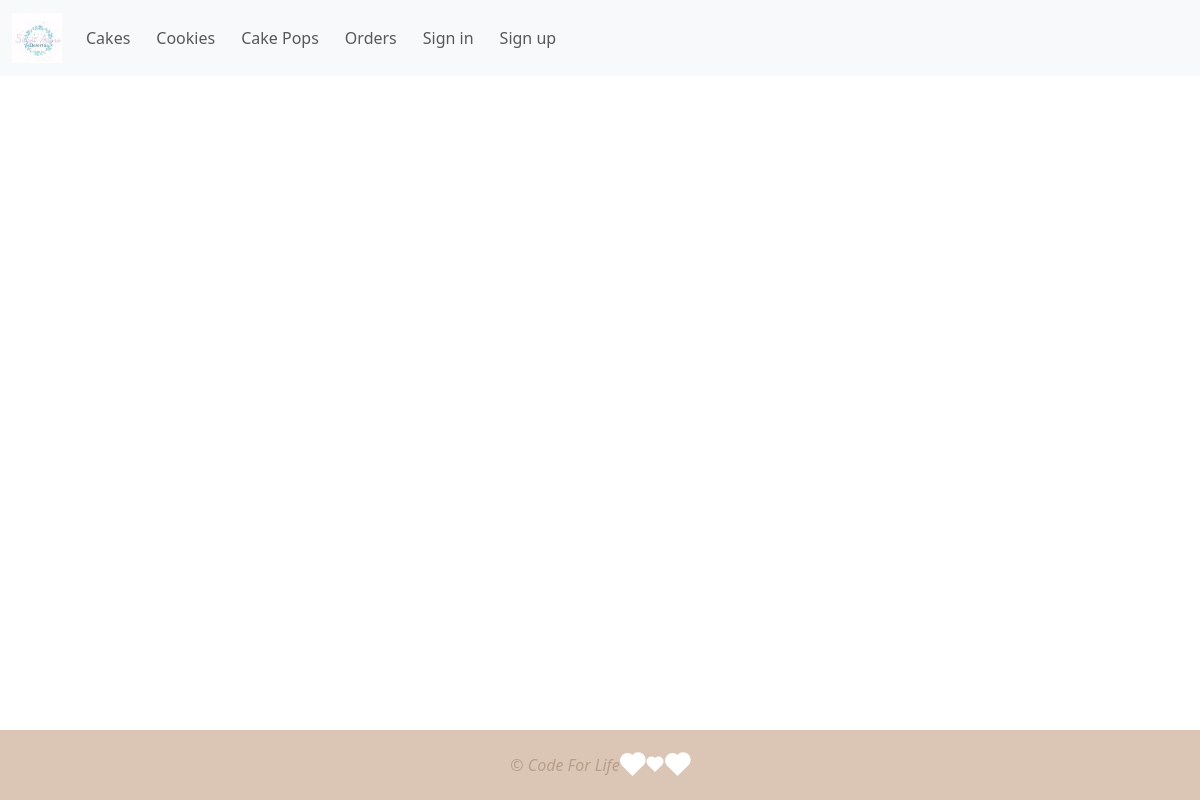
The page /cakes/3 on the database as committed earlier.
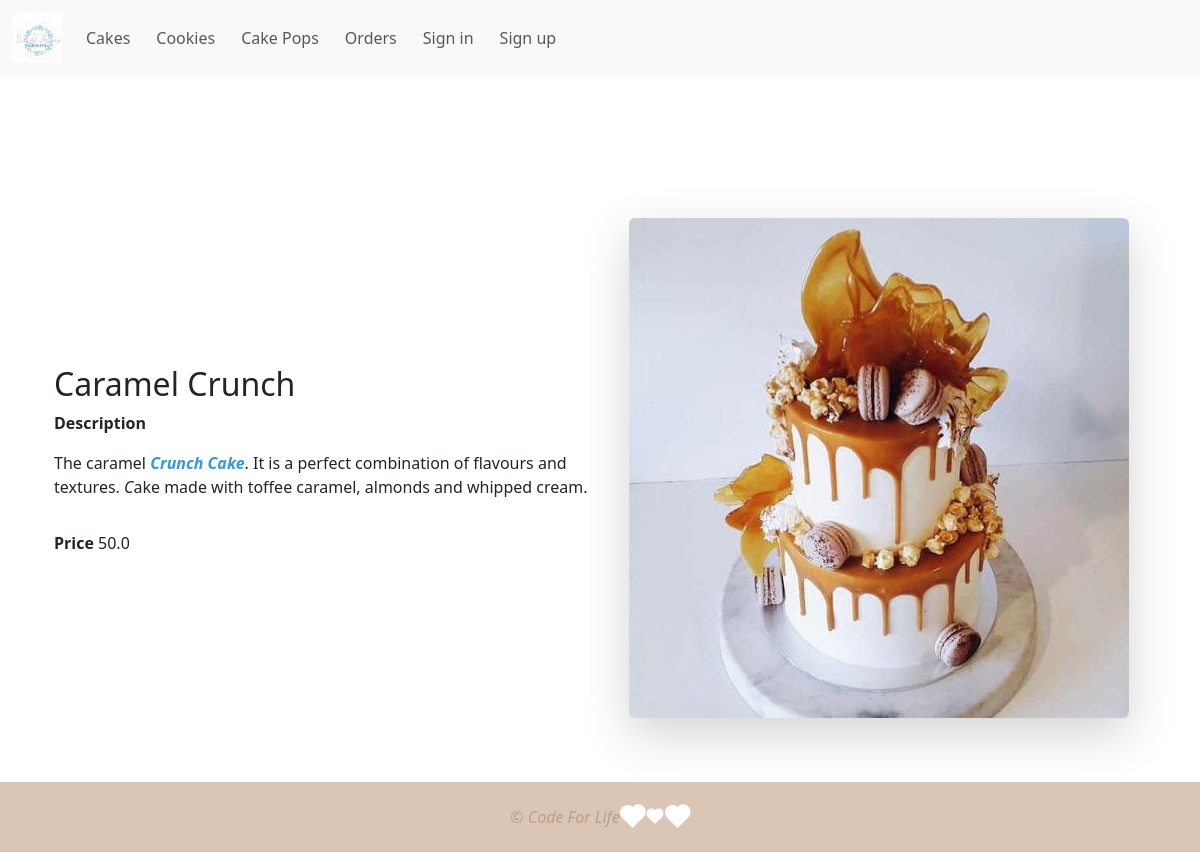
The same page on the database as committed later.
### desserts/models.py (models this page shows, shortened)
class Product(models.Model):
    category = models.ForeignKey(
        Category, on_delete=models.CASCADE, blank=True, null=True
    )
    options = models.ManyToManyField(
        Option,
        blank=True, null=True
    )
    name = models.CharField(max_length=200, blank=True, null=True)
    description = HTMLField("Description", max_length=4096, default="")
    price = models.FloatField(blank=False, null=False)
    image = models.ImageField(upload_to="products", blank=True, null=True)
    class Meta:
        verbose_name = "Product"
        verbose_name_plural = "Products"

### desserts/views.py (the view)
# urls.py: path("cakes/<int:pk>", views.CakeListView.as_view(), name="cakes"),
class CakeListView(generic.DetailView):
    template_name = "desserts/cakes.html"
    model = Option
    context_object_name = "cakes"
    def get_context_data(self, **kwargs):
        option = self.get_object()
        cakes = Product.objects.filter(options__name=option.name)
        return {
            "cakes": cakes,
        }

### desserts/templates/desserts/cakes.html (shortened to what this page needs)
{% extends "desserts/base.html" %}
{% load static %}
{% block content %}
<div class="container mt-5">
    <div class="row">
        {% for cake in cakes %}
        <div class="col-md-6 d-flex flex-column justify-content-center">
            <h2>{{ cake.name }}</h2>
            <p><strong>Description </strong>{{ cake.description|safe }}</p>
            <p><strong>Price </strong>{{ cake.price }}</p>
        </div>
        <div class="col-md-6 text-center">
            {% if cake.image %}
            <img src="{{ cake.image.url }}" class="img-fluid rounded shadow-lg" alt="{{ cake.name }}">
            {% else %}
            <img src="{% static 'desserts/img/default.jpg' %}" class="img-fluid rounded shadow-lg"
                 alt="No Image Available">
            {% endif %}
        </div>
        {% endfor %}
    </div>
</div>
{% endblock content %}

Rows that differ between the two databases and show on the page:
added Product: name "Caramel Crunch", description "The caramel Crunch Cake . It is a perfect combination of flavours and textures. C ake made with toffee caramel, almonds and whipped cream.", price "50.0", image (picture)
